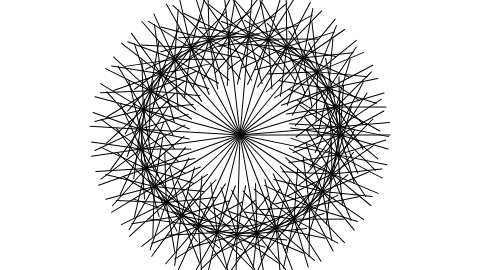
Frame 1 (no input)
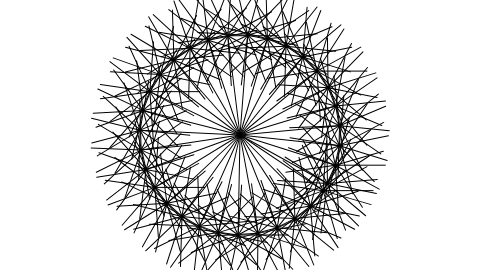
Frame 60 (no input)
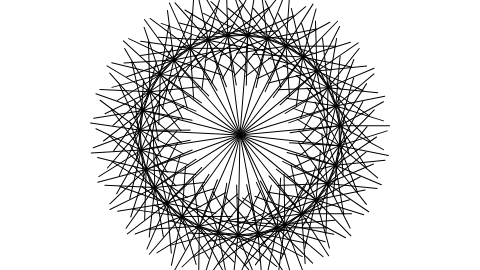
Frame 120 (the mouse pressed at the canvas centre since frame 60)

The p5.js sketch that drew these frames (run headless with seeded random() and noise() and a simulated clock; from frame 60 on, the mouse is pressed at the canvas centre):

// p5.js sketch
// ── sketch.js
// Learning Processing
// Daniel Shiffman
// http://www.learningprocessing.com

// Example 14-17: Nested push and pop

// Global angle for rotation
var theta = 0;

function setup() {
  createCanvas(480, 270);
}

function draw() {
  background(255);
  stroke(0);

  // Translate to center of window
  translate(width/2, height/2);

  // Loop from 0 to 360 degrees (2*PI radians)
  for (var i = 0; i < TWO_PI; i += 0.2) { 

    // Push, rotate and draw a line!
    // The transformation state is saved at the beginning of each cycle through the for loop and restored at the end. 
    // Try commenting out these lines to see the difference!
    push(); 
    rotate(theta + i);
    line(0, 0, 100, 0);

    // Loop from 0 to 360 degrees (2*PI radians)
    for (var j = 0; j < TWO_PI; j += 0.5) {
      // Push, translate, rotate and draw a line!
      push();
      translate(100, 0);
      rotate(-theta-j);
      line(0, 0, 50, 0);
      // We're done with the inside loop, pop!
      pop();
    }

    // We're done with the outside loop, pop!
    pop();
  }

  // Increment theta
  theta += 0.01;
}
